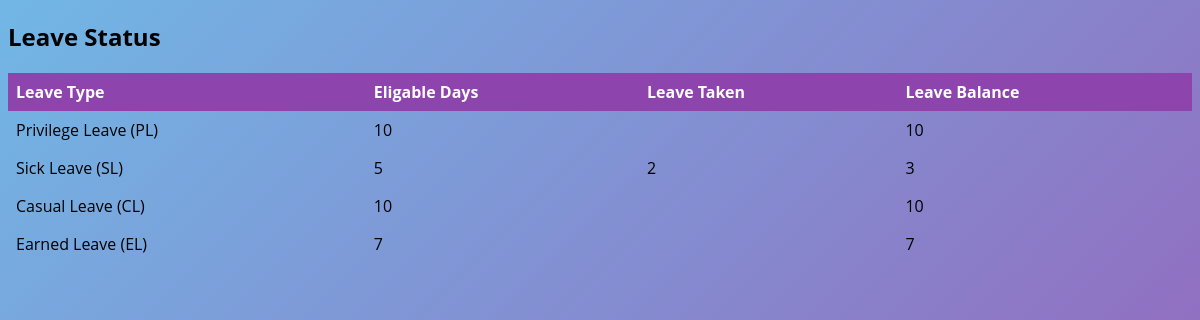
Screenshot of /Admin/leave_balance_display.php?id=3 with the database file from the repository.
### tables this page shows
CREATE TABLE `leave_master` (
  `id` int(11) NOT NULL,
  `year` varchar(10) NOT NULL,
  `emp_type` varchar(50) NOT NULL,
  `leave_type` varchar(50) NOT NULL,
  `no_of_leave` varchar(10) NOT NULL
);

### Admin/leave_balance_display.php (the view, shortened to what this page needs)
<?php
require_once("config.php");
$emp_type=$_SESSION['emp_type'];
$year=date('Y');
$id = $_GET['id'];
$result_display = mysqli_query($mysqli, "SELECT * FROM `registration` WHERE id=$id");
while($res = mysqli_fetch_array($result_display))
{
    $emp_no = $res['empno'];
    $emp_type = $res['emp_type'];
    }
$sql_pl = "SELECT * FROM leave_master WHERE emp_type='$emp_type' AND year='$year' AND leave_type='Privilege Leave (PL)'";
$result_pl = $mysqli->query($sql_pl);
while($res=mysqli_fetch_assoc($result_pl))
{
  $pl_no_days=$res['no_of_leave'];
}
$sql_pl_taken = "SELECT SUM(noofdays) FROM leavedetails WHERE empno='$emp_no' AND leavetype='Privilege Leave (PL)' AND action='Approved'";
$result_pl_taken = $mysqli->query($sql_pl_taken);
while($res=mysqli_fetch_assoc($result_pl_taken))
{
  $no_days_taken_pl=$res['SUM(noofdays)'];
}
$pl_balance=$pl_no_days-$no_days_taken_pl;
$sql_sl = "SELECT * FROM leave_master WHERE emp_type='$emp_type' AND year='$year' AND leave_type='Sick Leave (SL)'";
$result_sl = $mysqli->query($sql_sl);
while($res=mysqli_fetch_assoc($result_sl)){
  $sl_no_days=$res['no_of_leave'];
}
$sql_sl_taken = "SELECT SUM(noofdays) FROM leavedetails WHERE empno='$emp_no' AND leavetype='Sick Leave (SL)' AND action='Approved'";
$result_sl_taken = $mysqli->query($sql_sl_taken);
while($res=mysqli_fetch_assoc($result_sl_taken)){
  $no_days_taken_sl=$res['SUM(noofdays)'];
}
$sl_balance=$sl_no_days-$no_days_taken_sl;
$sql_cl = "SELECT * FROM leave_master WHERE emp_type='$emp_type' AND year='$year' AND leave_type='Casual Leave (CL)'";
$result_cl = $mysqli->query($sql_cl);
while($res=mysqli_fetch_assoc($result_cl)){
  $cl_no_days=$res['no_of_leave'];
}
$sql_cl_taken = "SELECT SUM(noofdays) FROM leavedetails WHERE empno='$emp_no' AND leavetype='Casual Leave (CL)' AND action='Approved'";
$result_cl_taken = $mysqli->query($sql_cl_taken);
while($res=mysqli_fetch_assoc($result_cl_taken)){
  $no_days_taken_cl=$res['SUM(noofdays)'];
}
$cl_balance=$cl_no_days-$no_days_taken_cl;
$sql_el = "SELECT * FROM leave_master WHERE emp_type='$emp_type' AND year='$year' AND leave_type='Earned Leave (EL)'";
$result_el = $mysqli->query($sql_el);
while($res=mysqli_fetch_assoc($result_el)){
  $el_no_days=$res['no_of_leave'];
}
$sql_el_taken = "SELECT SUM(noofdays) FROM leavedetails WHERE empno='$emp_no' AND leavetype='Earned Leave (EL)' AND action='Approved'";
$result_el_taken = $mysqli->query($sql_el_taken);
while($res=mysqli_fetch_assoc($result_el_taken)){
  $no_days_taken_el=$res['SUM(noofdays)'];
}
$el_balance=$el_no_days-$no_days_taken_el;
?>
<!DOCTYPE html>
<html>
<head>
</head>
<body>
<form method="POST">
<h2>Leave Status</h2>
<table>
  <tr>
    <th>Leave Type</th>
    <th>Eligable Days</th>
    <th>Leave Taken</th>
    <th>Leave Balance</th>
  </tr>
  <?php
  echo "<tr>";
  echo "<td>Privilege Leave (PL)</td>";
  echo "<td>".$pl_no_days."</td>";
  echo "<td>".$no_days_taken_pl."</td>";
  echo "<td>".$pl_balance."</td>";
  echo "</tr>";
  echo "<tr>";
  echo "<td>Sick Leave (SL)</td>";
  echo "<td>".$sl_no_days."</td>";
  echo "<td>".$no_days_taken_sl."</td>";
  echo "<td>".$sl_balance."</td>";
  echo "</tr>";
  echo "<tr>";
  echo "<td>Casual Leave (CL)</td>";
  echo "<td>".$cl_no_days."</td>";
  echo "<td>".$no_days_taken_cl."</td>";
  echo "<td>".$cl_balance."</td>";
  echo "</tr>";
  echo "<tr>";
  echo "<td>Earned Leave (EL)</td>";
  echo "<td>".$el_no_days."</td>";
  echo "<td>".$no_days_taken_el."</td>";
  echo "<td>".$el_balance."</td>";
  echo "</tr>";
?>
</table>
</form>
</body>
</html>

### Admin/leave_balance_display.php (style rules this page uses)
html { height:100%; }
body { font-family: 'Open Sans', sans-serif; background: linear-gradient(135deg, #71b7e6, #9b59b6); background-repeat: no-repeat; }
table { border-collapse: collapse; width: 100%; }
th, td { text-align: left; padding: 8px; }
th { background-color: #8E44AD; color: white; }

### rows the page displays
leave_master: no_of_leave "10"
leave_master: no_of_leave "5"
leave_master: no_of_leave "10"
leave_master: no_of_leave "7"

### other values shown
$no_days_taken_sl "2"
$sl_balance "3"
